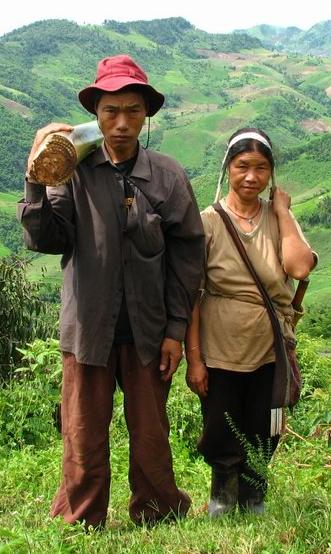
#> input picture sample/chapt06/Akha_cropped_hires.JPG, 331 x 554 px
$ python chapt06-7.py
#> lines starting #> are read from the running program, lines starting #| are printed output that depends on the picture
from PIL import Image
a = Image.open( 'Akha_cropped_hires.JPG' )    # 画像を読み込む
#> a is the input picture: PIL image 331x554 RGB; mean R, G, B 109.5, 116.4, 79.9
print( type( a ) )    # <class 'PIL.JpegImagePlugin.JpegImageFile'>　と表示される
#| <class 'PIL.JpegImagePlugin.JpegImageFile'>
a.save( 'piltest.png' )    # 画像を保存する
print( a.size[ 0 ] )    # 331　と表示される（幅）
#| 331
print( a.size[ 1 ] )    # 554　と表示される（高さ）
#| 554
print( a.info )    # 画像の情報を表示
#| {'jfif': 257, 'jfif_version': (1, 1), 'dpi': (98, 98), 'jfif_unit': 1, 'jfif_density': (98, 98)}
"""
{'jfif': 257, 'jfif_version': (1, 1), 'dpi': (98, 98), 'jfif_unit': 1, 'jfif_density': (98, 98)}
と表示される
"""
import numpy
b = numpy.array( a )    # numpyのndarray型に変換する
c = Image.fromarray( b )    # numpyのndarray型から画像にする
from urllib import request
import io
with request.urlopen(
	'https://upload.wikimedia.org/wikipedia/commons/6/68/Akha_cropped_hires.JPG'
		) as response:    # URLを開く
	buffer = response.read()    # ダウンロードしてバイト列にする
	d = Image.open( io.BytesIO( buffer ) )    # バイト列から画像を読み込む
e = a.convert( 'L' )     # グレースケール化する
e.save( 'pilmonotone.png' )
f, g, h = a.split()    # R,G,B各チャンネルからなる画像3枚を作成
i, j, k = a.convert( 'HSV' ).split()    # H,S,V各チャンネルからなる画像3枚を作成
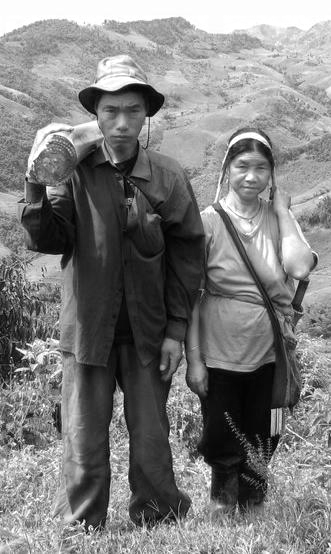
#> k: PIL image 331x554 L; min 0, max 255, mean 125.9
j.save( 'pilsaturation.png' )    # 彩度のみからなる画像を保存
l = a.rotate( 45 )    # 45度回転
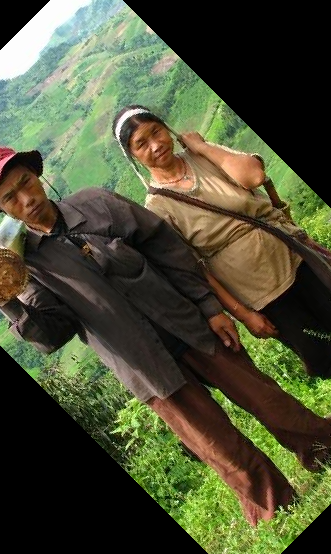
#> l: PIL image 331x554 RGB; mean R, G, B 76, 78.3, 52.7
l.save( 'pilrotate.png' )    # 回転した画像を保存
m = a.rotate( 45, expand=True )    # 45度回転
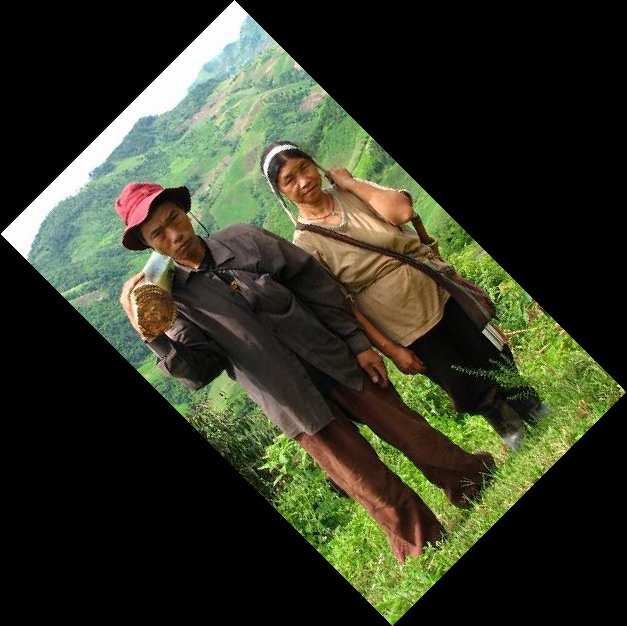
#> m: PIL image 627x626 RGB; mean R, G, B 51.2, 54.4, 37.3
m.save( 'pilexrotate.png' )    # 回転した画像を保存
from PIL import ImageOps
n = ImageOps.flip( a )    # 上下反転
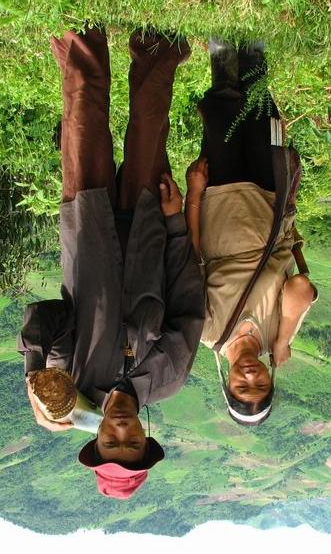
#> n: PIL image 331x554 RGB; mean R, G, B 109.5, 116.4, 79.9
n.save( 'pilflip.png' )    # 上下反転した画像を保存
o = ImageOps.mirror( a )    # 左右反転
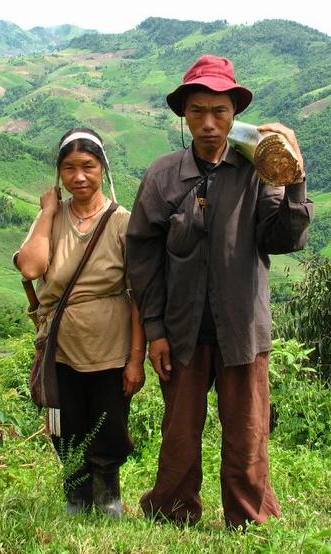
#> o: PIL image 331x554 RGB; mean R, G, B 109.5, 116.4, 79.9
o.save( 'pilmirror.png' )    # 左右反転した画像を保存
p = ImageOps.invert( a )    # 色を反転
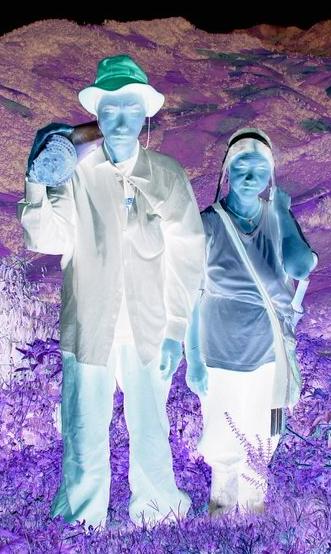
#> p: PIL image 331x554 RGB; mean R, G, B 145.5, 138.6, 175.1
p.save( 'pilinvert.png' )    # 色を反転した画像を保存
from PIL import ImageDraw

# 150×100サイズで背景が灰色の画像を作成
q = Image.new( 'RGB', ( 150, 100 ), ( 192, 192, 192 ) )
#> q: PIL image 150x100 RGB; every value is 192
# 画像への描写を開始
r = ImageDraw.Draw( q )
# 線を引く
r.line( ( 5, 4, 95, 4 ), fill=( 255, 64, 0 ), width=1 )
r.line( ( 5, 8, 95, 8 ), fill=( 255, 128, 0 ), width=2 )
r.line( ( 5, 14, 95, 14 ), fill=( 255, 192, 0 ), width=4 )

# 扇状に線を引く
import math
for s in range( 0, 91, 10 ):
	t = s * math.pi / 180
	u = 100 + 45 * math.cos( t )
	v = 4 + 45 * math.sin( t )
	r.line( ( 100, 4, u, v ), fill=( 0, 255, 0 ), width=1 )

# 楕円を描写
r.ellipse( ( 5, 25, 50, 55 ), fill=( 255, 255, 0 ) )
# 輪郭線を付けて楕円を描写
r.ellipse( ( 5, 65, 50, 85 ), fill=( 255, 0, 0 ), outline=( 0, 0, 0 ) )

# 輪郭線を付けて矩形を描写
r.rectangle( ( 55, 25, 90, 90 ), fill=( 0, 192, 192 ), outline=( 255, 255, 255 ) )

# 文字列を描写
r.text( ( 100, 60 ), 'Hello,' )
r.text( ( 100, 80 ), 'World!', fill=( 0, 0, 0 ) )

# 画像を保存
q.save( 'pildraw.png' )
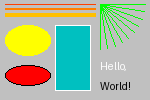
#> saved as pildraw.png: PIL image 150x100 RGB; mean R, G, B 168.2, 187.1, 154.9
